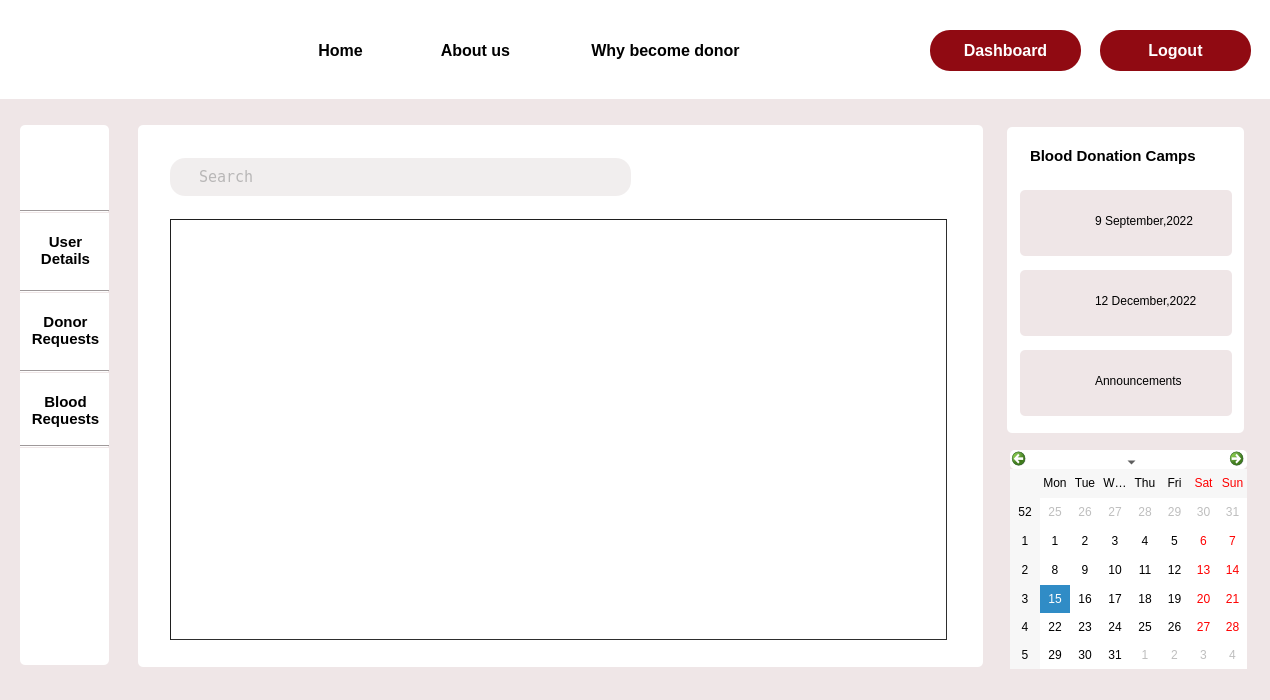
<?xml version="1.0" encoding="UTF-8"?>
<ui version="4.0">
 <class>emergencyRequest_admin</class>
 <widget class="QDialog" name="emergencyRequest_admin">
  <property name="geometry">
   <rect>
    <x>0</x>
    <y>0</y>
    <width>1270</width>
    <height>700</height>
   </rect>
  </property>
  <property name="windowTitle">
   <string>Dialog</string>
  </property>
  <property name="styleSheet">
   <string notr="true">background-color:#EFE6E7;
</string>
  </property>
  <widget class="QLabel" name="label_7">
   <property name="geometry">
    <rect>
     <x>20</x>
     <y>0</y>
     <width>81</width>
     <height>91</height>
    </rect>
   </property>
   <property name="styleSheet">
    <string notr="true">background-color:rgb(255, 255, 255);
border-image: url(:/img/Images/logo1.png);</string>
   </property>
   <property name="text">
    <string/>
   </property>
  </widget>
  <widget class="QCalendarWidget" name="calendarWidget">
   <property name="geometry">
    <rect>
     <x>1010</x>
     <y>450</y>
     <width>237</width>
     <height>219</height>
    </rect>
   </property>
   <property name="cursor">
    <cursorShape>PointingHandCursor</cursorShape>
   </property>
   <property name="styleSheet">
    <string notr="true">background-color: rgb(255, 255, 255);
border-radius:5px;</string>
   </property>
  </widget>
  <widget class="QLabel" name="label_29">
   <property name="geometry">
    <rect>
     <x>1030</x>
     <y>360</y>
     <width>51</width>
     <height>41</height>
    </rect>
   </property>
   <property name="cursor">
    <cursorShape>PointingHandCursor</cursorShape>
   </property>
   <property name="styleSheet">
    <string notr="true">border-image: url(:/img/Images/announcement.png);</string>
   </property>
   <property name="text">
    <string/>
   </property>
  </widget>
  <widget class="QLabel" name="label_32">
   <property name="geometry">
    <rect>
     <x>1095</x>
     <y>360</y>
     <width>131</width>
     <height>41</height>
    </rect>
   </property>
   <property name="cursor">
    <cursorShape>PointingHandCursor</cursorShape>
   </property>
   <property name="styleSheet">
    <string notr="true">label_32::hover{
	color: rgb(144, 10, 18);}</string>
   </property>
   <property name="text">
    <string>Announcements</string>
   </property>
  </widget>
  <widget class="QPushButton" name="my_details_2">
   <property name="geometry">
    <rect>
     <x>25</x>
     <y>300</y>
     <width>81</width>
     <height>61</height>
    </rect>
   </property>
   <property name="font">
    <font>
     <pointsize>11</pointsize>
     <bold>true</bold>
    </font>
   </property>
   <property name="cursor">
    <cursorShape>PointingHandCursor</cursorShape>
   </property>
   <property name="styleSheet">
    <string notr="true">*{
 background-color:rgb(255, 255, 255);
border-radius:5px;}

#my_details_2::hover{
border-botton:3px solid rgb(144, 10, 18);
color: rgb(144, 10, 18);}
</string>
   </property>
   <property name="text">
    <string>Donor
Requests</string>
   </property>
  </widget>
  <widget class="Line" name="line_2">
   <property name="geometry">
    <rect>
     <x>20</x>
     <y>290</y>
     <width>89</width>
     <height>3</height>
    </rect>
   </property>
   <property name="orientation">
    <enum>Qt::Horizontal</enum>
   </property>
  </widget>
  <widget class="QPushButton" name="my_details_3">
   <property name="geometry">
    <rect>
     <x>25</x>
     <y>380</y>
     <width>81</width>
     <height>61</height>
    </rect>
   </property>
   <property name="font">
    <font>
     <pointsize>11</pointsize>
     <bold>true</bold>
    </font>
   </property>
   <property name="cursor">
    <cursorShape>PointingHandCursor</cursorShape>
   </property>
   <property name="styleSheet">
    <string notr="true">*{
 background-color:rgb(255, 255, 255);
border-radius:5px;}

#my_details_3::hover{
border-botton:3px solid rgb(144, 10, 18);
color: rgb(144, 10, 18);}
</string>
   </property>
   <property name="text">
    <string>Blood
Requests</string>
   </property>
  </widget>
  <widget class="QLabel" name="label_2">
   <property name="geometry">
    <rect>
     <x>20</x>
     <y>125</y>
     <width>89</width>
     <height>540</height>
    </rect>
   </property>
   <property name="styleSheet">
    <string notr="true">background-color: rgb(255, 255, 255);
border-radius:5px;</string>
   </property>
   <property name="text">
    <string/>
   </property>
  </widget>
  <widget class="QLabel" name="label_4">
   <property name="geometry">
    <rect>
     <x>1007</x>
     <y>127</y>
     <width>237</width>
     <height>306</height>
    </rect>
   </property>
   <property name="styleSheet">
    <string notr="true">background-color: rgb(255, 255, 255);
border-radius:5px;</string>
   </property>
   <property name="text">
    <string/>
   </property>
  </widget>
  <widget class="Line" name="line">
   <property name="geometry">
    <rect>
     <x>20</x>
     <y>210</y>
     <width>89</width>
     <height>3</height>
    </rect>
   </property>
   <property name="orientation">
    <enum>Qt::Horizontal</enum>
   </property>
  </widget>
  <widget class="QLabel" name="label_3">
   <property name="geometry">
    <rect>
     <x>138</x>
     <y>125</y>
     <width>845</width>
     <height>542</height>
    </rect>
   </property>
   <property name="styleSheet">
    <string notr="true">background-color: rgb(255, 255, 255);
border-radius:5px;</string>
   </property>
   <property name="text">
    <string/>
   </property>
  </widget>
  <widget class="QLabel" name="label_26">
   <property name="geometry">
    <rect>
     <x>1020</x>
     <y>270</y>
     <width>212</width>
     <height>66</height>
    </rect>
   </property>
   <property name="cursor">
    <cursorShape>PointingHandCursor</cursorShape>
   </property>
   <property name="styleSheet">
    <string notr="true">border-radius:5px;</string>
   </property>
   <property name="text">
    <string/>
   </property>
  </widget>
  <widget class="QLabel" name="label_25">
   <property name="geometry">
    <rect>
     <x>1020</x>
     <y>350</y>
     <width>212</width>
     <height>66</height>
    </rect>
   </property>
   <property name="cursor">
    <cursorShape>PointingHandCursor</cursorShape>
   </property>
   <property name="styleSheet">
    <string notr="true">border-radius:5px;</string>
   </property>
   <property name="text">
    <string/>
   </property>
  </widget>
  <widget class="QPushButton" name="login">
   <property name="geometry">
    <rect>
     <x>930</x>
     <y>30</y>
     <width>151</width>
     <height>41</height>
    </rect>
   </property>
   <property name="font">
    <font>
     <pointsize>12</pointsize>
     <bold>true</bold>
    </font>
   </property>
   <property name="cursor">
    <cursorShape>PointingHandCursor</cursorShape>
   </property>
   <property name="styleSheet">
    <string notr="true">#login
{
 background-color:rgb(144, 10, 18);
border-radius:20px;
	color: rgb(255, 255, 255);
}

#login::hover
{
background-color:white;
	color: rgb(144, 10, 18);
}</string>
   </property>
   <property name="text">
    <string>Dashboard</string>
   </property>
  </widget>
  <widget class="QPushButton" name="home">
   <property name="geometry">
    <rect>
     <x>290</x>
     <y>30</y>
     <width>101</width>
     <height>41</height>
    </rect>
   </property>
   <property name="font">
    <font>
     <pointsize>12</pointsize>
     <bold>true</bold>
    </font>
   </property>
   <property name="cursor">
    <cursorShape>PointingHandCursor</cursorShape>
   </property>
   <property name="styleSheet">
    <string notr="true">#home
{
 background-color:rgb(255, 255, 255);
border-radius:0.5px;
}


#home::hover{border-bottom :3px solid rgb(144, 10, 18);
color: rgb(144, 10, 18);}</string>
   </property>
   <property name="text">
    <string>Home</string>
   </property>
  </widget>
  <widget class="QPushButton" name="about">
   <property name="geometry">
    <rect>
     <x>420</x>
     <y>30</y>
     <width>111</width>
     <height>41</height>
    </rect>
   </property>
   <property name="font">
    <font>
     <pointsize>12</pointsize>
     <bold>true</bold>
    </font>
   </property>
   <property name="styleSheet">
    <string notr="true">#about

{
 background-color:rgb(255, 255, 255);
border-radius:0.5px;
}


#about::hover{border-bottom :3px solid rgb(144, 10, 18);
color: rgb(144, 10, 18);}</string>
   </property>
   <property name="text">
    <string>About us</string>
   </property>
  </widget>
  <widget class="QPushButton" name="why">
   <property name="geometry">
    <rect>
     <x>550</x>
     <y>30</y>
     <width>231</width>
     <height>41</height>
    </rect>
   </property>
   <property name="font">
    <font>
     <pointsize>12</pointsize>
     <bold>true</bold>
    </font>
   </property>
   <property name="cursor">
    <cursorShape>PointingHandCursor</cursorShape>
   </property>
   <property name="styleSheet">
    <string notr="true">#why

{
 background-color:rgb(255, 255, 255);
border-radius:0.5px;
}

#why::hover{border-bottom :3px solid rgb(144, 10, 18);
color: rgb(144, 10, 18);}</string>
   </property>
   <property name="text">
    <string>Why become donor</string>
   </property>
  </widget>
  <widget class="QLabel" name="label_24">
   <property name="geometry">
    <rect>
     <x>1020</x>
     <y>190</y>
     <width>212</width>
     <height>66</height>
    </rect>
   </property>
   <property name="cursor">
    <cursorShape>PointingHandCursor</cursorShape>
   </property>
   <property name="styleSheet">
    <string notr="true">border-radius:5px;</string>
   </property>
   <property name="text">
    <string/>
   </property>
  </widget>
  <widget class="QLabel" name="label_30">
   <property name="geometry">
    <rect>
     <x>1095</x>
     <y>200</y>
     <width>131</width>
     <height>41</height>
    </rect>
   </property>
   <property name="cursor">
    <cursorShape>PointingHandCursor</cursorShape>
   </property>
   <property name="styleSheet">
    <string notr="true">label_30::hover{}
color: rgb(144, 10, 18);</string>
   </property>
   <property name="text">
    <string>9 September,2022</string>
   </property>
  </widget>
  <widget class="QLabel" name="label_23">
   <property name="geometry">
    <rect>
     <x>1030</x>
     <y>140</y>
     <width>201</width>
     <height>31</height>
    </rect>
   </property>
   <property name="font">
    <font>
     <pointsize>11</pointsize>
     <bold>true</bold>
    </font>
   </property>
   <property name="styleSheet">
    <string notr="true">background-color: rgb(255, 255, 255);</string>
   </property>
   <property name="text">
    <string>Blood Donation Camps</string>
   </property>
  </widget>
  <widget class="Line" name="line_4">
   <property name="geometry">
    <rect>
     <x>20</x>
     <y>445</y>
     <width>89</width>
     <height>3</height>
    </rect>
   </property>
   <property name="orientation">
    <enum>Qt::Horizontal</enum>
   </property>
  </widget>
  <widget class="QLabel" name="label_31">
   <property name="geometry">
    <rect>
     <x>1095</x>
     <y>280</y>
     <width>131</width>
     <height>41</height>
    </rect>
   </property>
   <property name="cursor">
    <cursorShape>PointingHandCursor</cursorShape>
   </property>
   <property name="styleSheet">
    <string notr="true">label_31::hover{
	color: rgb(144, 10, 18);}
</string>
   </property>
   <property name="text">
    <string>12 December,2022</string>
   </property>
  </widget>
  <widget class="QLabel" name="label_5">
   <property name="geometry">
    <rect>
     <x>35</x>
     <y>140</y>
     <width>63</width>
     <height>61</height>
    </rect>
   </property>
   <property name="cursor">
    <cursorShape>PointingHandCursor</cursorShape>
   </property>
   <property name="styleSheet">
    <string notr="true">background-color: rgb(255, 255, 255);
border-image: url(:/img/Images/Profile.png);</string>
   </property>
   <property name="text">
    <string/>
   </property>
  </widget>
  <widget class="QPushButton" name="my_details">
   <property name="geometry">
    <rect>
     <x>25</x>
     <y>220</y>
     <width>81</width>
     <height>61</height>
    </rect>
   </property>
   <property name="font">
    <font>
     <pointsize>11</pointsize>
     <bold>true</bold>
    </font>
   </property>
   <property name="cursor">
    <cursorShape>PointingHandCursor</cursorShape>
   </property>
   <property name="styleSheet">
    <string notr="true">#my_details

{
 background-color:rgb(255, 255, 255);
border-radius:5px;
}


#my_details::hover{
border-botton:3px solid rgb(144, 10, 18);
color: rgb(144, 10, 18);}</string>
   </property>
   <property name="text">
    <string>User
Details</string>
   </property>
  </widget>
  <widget class="Line" name="line_3">
   <property name="geometry">
    <rect>
     <x>20</x>
     <y>370</y>
     <width>89</width>
     <height>3</height>
    </rect>
   </property>
   <property name="orientation">
    <enum>Qt::Horizontal</enum>
   </property>
  </widget>
  <widget class="QLabel" name="label_28">
   <property name="geometry">
    <rect>
     <x>1030</x>
     <y>280</y>
     <width>52</width>
     <height>52</height>
    </rect>
   </property>
   <property name="cursor">
    <cursorShape>PointingHandCursor</cursorShape>
   </property>
   <property name="styleSheet">
    <string notr="true">background-image: url(:/img/Images/blood.png);</string>
   </property>
   <property name="text">
    <string/>
   </property>
  </widget>
  <widget class="QLabel" name="label_27">
   <property name="geometry">
    <rect>
     <x>1030</x>
     <y>200</y>
     <width>52</width>
     <height>52</height>
    </rect>
   </property>
   <property name="cursor">
    <cursorShape>PointingHandCursor</cursorShape>
   </property>
   <property name="styleSheet">
    <string notr="true">background-image: url(:/img/Images/blood.png);</string>
   </property>
   <property name="text">
    <string/>
   </property>
  </widget>
  <widget class="QLabel" name="label">
   <property name="geometry">
    <rect>
     <x>0</x>
     <y>0</y>
     <width>1280</width>
     <height>99</height>
    </rect>
   </property>
   <property name="styleSheet">
    <string notr="true">background-color: rgb(255, 255, 255);</string>
   </property>
   <property name="text">
    <string/>
   </property>
  </widget>
  <widget class="QTableView" name="tableView">
   <property name="geometry">
    <rect>
     <x>170</x>
     <y>219</y>
     <width>777</width>
     <height>421</height>
    </rect>
   </property>
   <property name="styleSheet">
    <string notr="true">border-color: rgb(31, 31, 31);
background-color: rgb(255, 255, 255);
border-width : 1.2px;
border-style:inset;
</string>
   </property>
   <attribute name="verticalHeaderVisible">
    <bool>false</bool>
   </attribute>
   <attribute name="verticalHeaderHighlightSections">
    <bool>false</bool>
   </attribute>
   <attribute name="verticalHeaderShowSortIndicator" stdset="0">
    <bool>false</bool>
   </attribute>
  </widget>
  <widget class="QLineEdit" name="search">
   <property name="geometry">
    <rect>
     <x>170</x>
     <y>158</y>
     <width>461</width>
     <height>38</height>
    </rect>
   </property>
   <property name="font">
    <font>
     <family>Andale Mono</family>
     <pointsize>11</pointsize>
    </font>
   </property>
   <property name="cursor">
    <cursorShape>IBeamCursor</cursorShape>
   </property>
   <property name="styleSheet">
    <string notr="true">background-color: #F1EEEE;;
color:grey;
border-radius:15px;
font-family:Andale Mono;</string>
   </property>
   <property name="text">
    <string/>
   </property>
   <property name="placeholderText">
    <string>   Search</string>
   </property>
  </widget>
  <widget class="QPushButton" name="login_2">
   <property name="geometry">
    <rect>
     <x>1100</x>
     <y>30</y>
     <width>151</width>
     <height>41</height>
    </rect>
   </property>
   <property name="font">
    <font>
     <pointsize>12</pointsize>
     <bold>true</bold>
    </font>
   </property>
   <property name="cursor">
    <cursorShape>PointingHandCursor</cursorShape>
   </property>
   <property name="styleSheet">
    <string notr="true">#login_2
{
 background-color:rgb(144, 10, 18);
border-radius:20px;
	color: rgb(255, 255, 255);
}

#login_2::hover
{
background-color:white;
	color: rgb(144, 10, 18);
}</string>
   </property>
   <property name="text">
    <string>Logout</string>
   </property>
  </widget>
  <zorder>label_4</zorder>
  <zorder>label_24</zorder>
  <zorder>label_25</zorder>
  <zorder>label</zorder>
  <zorder>label_2</zorder>
  <zorder>label_32</zorder>
  <zorder>line_2</zorder>
  <zorder>label_26</zorder>
  <zorder>label_29</zorder>
  <zorder>line_4</zorder>
  <zorder>calendarWidget</zorder>
  <zorder>label_28</zorder>
  <zorder>my_details</zorder>
  <zorder>label_23</zorder>
  <zorder>label_30</zorder>
  <zorder>label_7</zorder>
  <zorder>line_3</zorder>
  <zorder>login</zorder>
  <zorder>my_details_3</zorder>
  <zorder>label_3</zorder>
  <zorder>my_details_2</zorder>
  <zorder>label_5</zorder>
  <zorder>about</zorder>
  <zorder>home</zorder>
  <zorder>label_27</zorder>
  <zorder>label_31</zorder>
  <zorder>line</zorder>
  <zorder>why</zorder>
  <zorder>tableView</zorder>
  <zorder>search</zorder>
  <zorder>login_2</zorder>
 </widget>
 <resources/>
 <connections/>
</ui>
